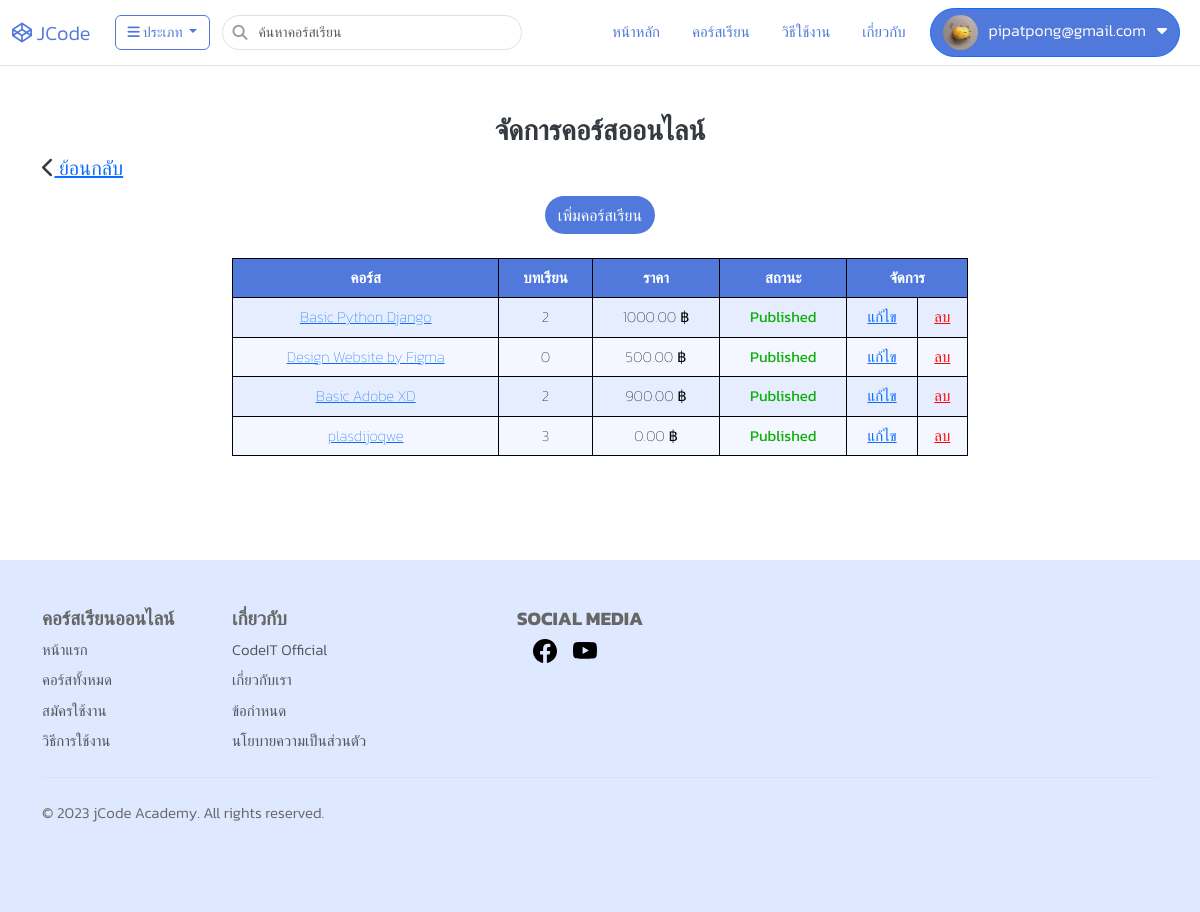
Before: /video/course/ (signed in) with the older database file.
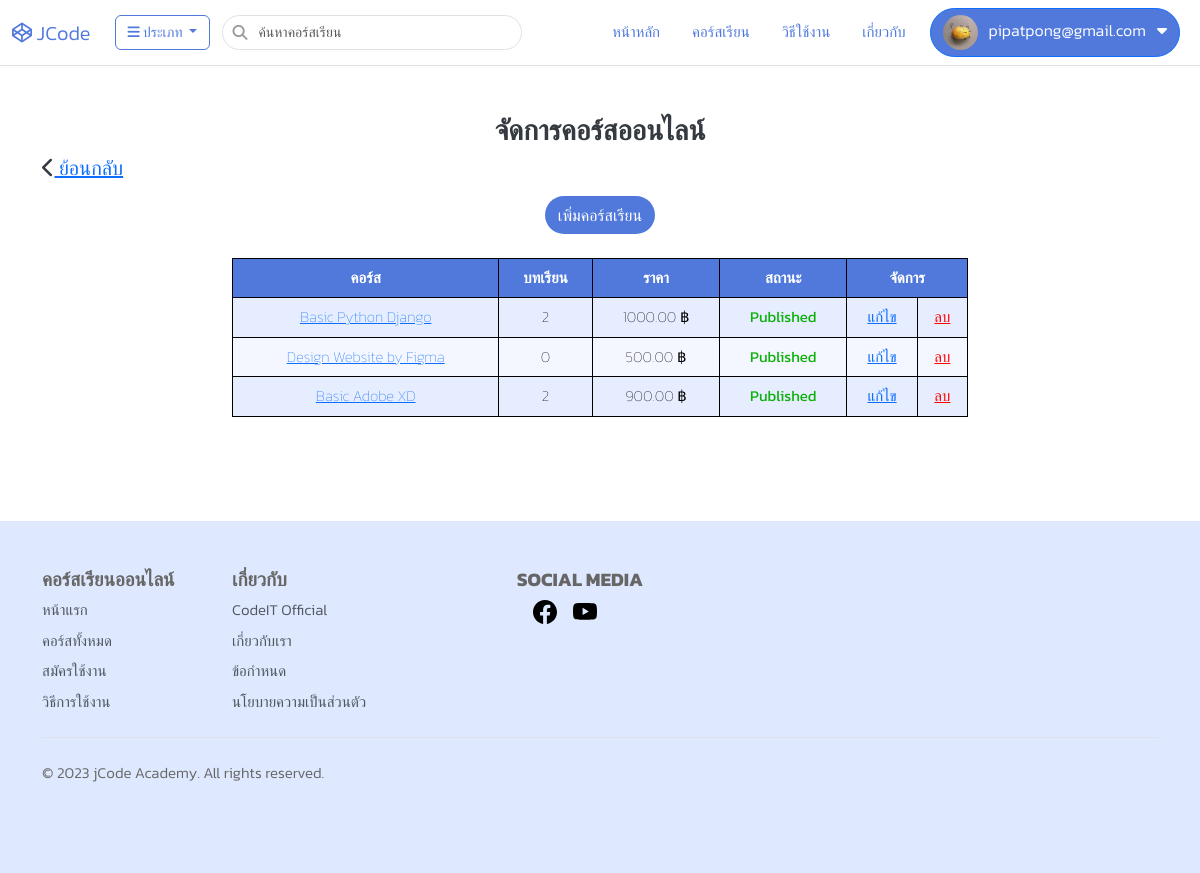
After: the same page with the newer database file.
### video/models.py (models this page shows, shortened)
class Video(models.Model):
    member = models.ForeignKey(Member,null=True, blank=True, on_delete=models.CASCADE)
    name = models.CharField(max_length=250)
    slug = models.SlugField(max_length=450)
    description = models.TextField(null=True, blank=True)
    image = models.FileField(upload_to='video', null=True, blank=True)
    videoexample=models.FileField(upload_to='video/example', null=True, blank=True)
    videoexample_url = models.CharField(max_length=450, null=True, blank=True)
    category = models.ForeignKey(Category, null=True, blank=True, on_delete=models.SET_NULL)
    category_sub = models.ForeignKey(CategorySub, null=True, blank=True, on_delete=models.SET_NULL)
    price = models.DecimalField(max_digits=15, decimal_places=2, null=True, blank=True, default=0)
    price_before = models.DecimalField(max_digits=15, decimal_places=2, null=True, blank=True, default=0)
    published = models.BooleanField(default=False)
    created = models.DateTimeField(auto_now_add=True)
    updated = models.DateTimeField(auto_now=True)

### video/views.py (the view)
# urls.py: path("course/", views.management_course, name='management_course'),
@login_required(login_url="/login")
def management_course(request):
    videos = Video.objects.filter(member__user=request.user.id)
    return render(request,'video/course/course.html',{"video_list":videos})

### app/context_processors1.py (called while the page is built)
def category_list(request):
    categories = Category.objects.all()
    category_subs = CategorySub.objects.all().order_by('category')
    ip=settings.VIDEO_SERVER_URL
    context = {
        'category_list':categories,
        'subcategory_list':category_subs,
        'ip':ip
    }
    return context

def member_list(request):
    members=Member.objects.filter(user_id=request.user.id).first()
    context={
        'member_list':members
    }
    return context

### app/models.py (called while the page is built)
    def __str__(self):
        return self.name

### templates/video/course/course.html (shortened to what this page needs)
{% extends "layout/base.html" %}
{% block content %}
<div class="container">
    <div class="row">
        <h3 style="text-align: center;"><b>จัดการคอร์สออนไลน์</b></h3>
        <h5 style="float: left;"><i class="fa fa-chevron-left"></i><a href="{% url 'video:index' %}"> ย้อนกลับ</a></h5>
        <div class="col-lg-8 offset-lg-2">
            <div style="text-align: center;">
              <a class="btn btn-createcourse mt-2" href="{% url 'video:video_add'  %}">เพิ่มคอร์สเรียน</a>
            </div>
           <table class="table-colored my-4">
            <tr>
              <th>คอร์ส</th>
              <th>บทเรียน</th>
              <th>ราคา</th>
              <th>สถานะ</th>
              <th colspan="2">จัดการ</th>
            </tr>
            {% for video in video_list %}
            <tr>
              <td><a href="{% url 'video:management_chapter'  %}?courseid={{video.id}}">{{ video.name }}</a></td>
              <td>{{ video.videolesson_set.count }}</td>
              <td>{{ video.price }} ฿</td>
              {% if video.published == True%}
              <td style="color: #0CB009;"><b>Published</b></td>
              {% elif video.published == False %}
              <td style="color: #FF0404;"><b>No Published</b></td>
              {% endif %}
              <td><a name ="{{ video.name }} edit" href="{% url 'video:update_course' id=video.id %}">แก้ไข</a></td>
              <td><a name ="{{ video.name }} delete" href="javascript:deletecourse({{video.id}})" style="color: #FF0404;">ลบ</a></td>
            </tr>
            {% endfor %}
          </table>
        </div>
    </div>
</div>
{% endblock %}

Changed rows visible on the page:
removed Video: name "plasdijoqwe", videolesson_set.count "3", price "0.00", published "Published"
